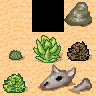

This is a level from a 2D game, rendered from its Tiled map with the project's own tilesets. A one-line summary and the complete map file follow:
An orthogonal 3x3 tile map with 32x32 px tiles, 1 tile layer (Ground).

<map version="1.0" orientation="orthogonal" width="3" height="3" tilewidth="32" tileheight="32">
 <properties>
  <property name="minimap" value="graphics/minimaps/001-1.png" />
  <property name="music" value="Faith.ogg" />
  <property name="name" value="Tulimshar" />
 </properties>
 <tileset firstgid="1" name="Desert1" tilewidth="32" tileheight="32">
  <image source="graphics/tiles/desert1.png" width="512" height="512" />
 </tileset>
 <layer name="Ground" width="3" height="3">
  <data>
   <tile gid="1" />
   <tile gid="0" />
   <tile gid="10" />
   <tile gid="43" />
   <tile gid="59" />
   <tile gid="63" />
   <tile gid="60" />
   <tile gid="4" />
   <tile gid="5" />
  </data>
 </layer>
</map>
